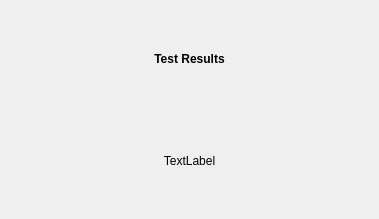
<?xml version="1.0" encoding="UTF-8"?>
<ui version="4.0">
 <class>Dialog</class>
 <widget class="QDialog" name="Dialog">
  <property name="geometry">
   <rect>
    <x>0</x>
    <y>0</y>
    <width>379</width>
    <height>219</height>
   </rect>
  </property>
  <property name="windowTitle">
   <string>Dialog</string>
  </property>
  <layout class="QHBoxLayout" name="horizontalLayout">
   <item>
    <layout class="QVBoxLayout" name="verticalLayout">
     <item>
      <widget class="QLabel" name="label">
       <property name="font">
        <font>
         <weight>75</weight>
         <bold>true</bold>
        </font>
       </property>
       <property name="text">
        <string>Test Results</string>
       </property>
       <property name="alignment">
        <set>Qt::AlignCenter</set>
       </property>
      </widget>
     </item>
     <item>
      <widget class="QLabel" name="results">
       <property name="text">
        <string>TextLabel</string>
       </property>
       <property name="alignment">
        <set>Qt::AlignCenter</set>
       </property>
      </widget>
     </item>
    </layout>
   </item>
  </layout>
 </widget>
 <resources/>
 <connections/>
</ui>
